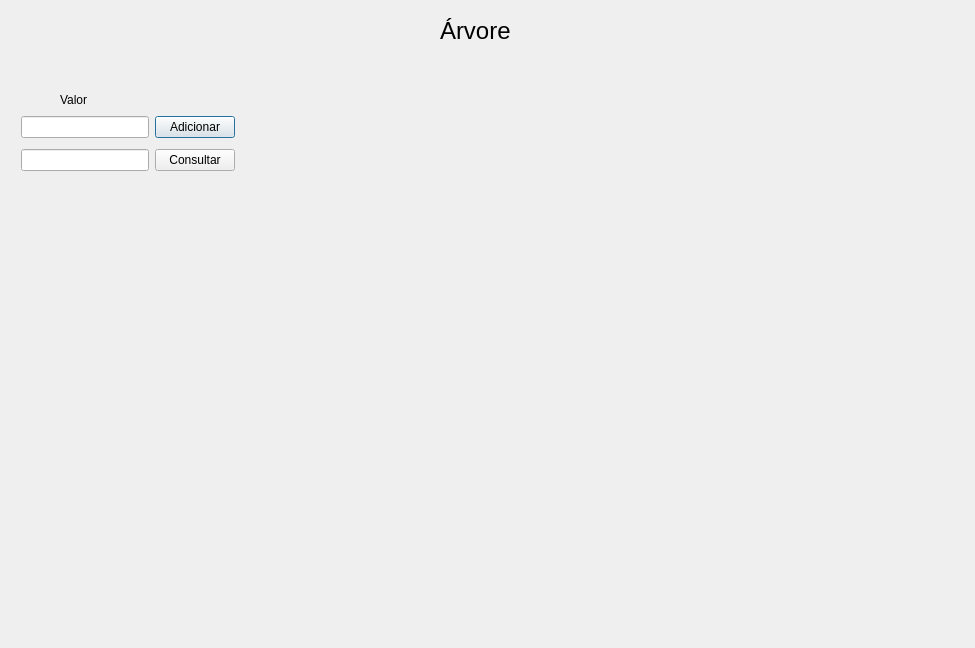
<?xml version="1.0" encoding="UTF-8"?>
<ui version="4.0">
 <class>Arvore</class>
 <widget class="QDialog" name="Arvore">
  <property name="geometry">
   <rect>
    <x>0</x>
    <y>0</y>
    <width>975</width>
    <height>648</height>
   </rect>
  </property>
  <property name="windowTitle">
   <string>Dialog</string>
  </property>
  <widget class="Line" name="line">
   <property name="geometry">
    <rect>
     <x>570</x>
     <y>80</y>
     <width>70</width>
     <height>3</height>
    </rect>
   </property>
   <property name="lineWidth">
    <number>0</number>
   </property>
   <property name="orientation">
    <enum>Qt::Horizontal</enum>
   </property>
  </widget>
  <widget class="Line" name="line_2">
   <property name="geometry">
    <rect>
     <x>570</x>
     <y>80</y>
     <width>3</width>
     <height>61</height>
    </rect>
   </property>
   <property name="lineWidth">
    <number>0</number>
   </property>
   <property name="orientation">
    <enum>Qt::Vertical</enum>
   </property>
  </widget>
  <widget class="Line" name="line_3">
   <property name="geometry">
    <rect>
     <x>570</x>
     <y>140</y>
     <width>70</width>
     <height>3</height>
    </rect>
   </property>
   <property name="lineWidth">
    <number>0</number>
   </property>
   <property name="orientation">
    <enum>Qt::Horizontal</enum>
   </property>
  </widget>
  <widget class="Line" name="line_4">
   <property name="geometry">
    <rect>
     <x>640</x>
     <y>80</y>
     <width>3</width>
     <height>61</height>
    </rect>
   </property>
   <property name="lineWidth">
    <number>0</number>
   </property>
   <property name="orientation">
    <enum>Qt::Vertical</enum>
   </property>
  </widget>
  <widget class="Line" name="line_5">
   <property name="geometry">
    <rect>
     <x>440</x>
     <y>190</y>
     <width>3</width>
     <height>61</height>
    </rect>
   </property>
   <property name="lineWidth">
    <number>0</number>
   </property>
   <property name="orientation">
    <enum>Qt::Vertical</enum>
   </property>
  </widget>
  <widget class="Line" name="line_6">
   <property name="geometry">
    <rect>
     <x>370</x>
     <y>250</y>
     <width>70</width>
     <height>3</height>
    </rect>
   </property>
   <property name="lineWidth">
    <number>0</number>
   </property>
   <property name="orientation">
    <enum>Qt::Horizontal</enum>
   </property>
  </widget>
  <widget class="Line" name="line_7">
   <property name="geometry">
    <rect>
     <x>370</x>
     <y>190</y>
     <width>3</width>
     <height>61</height>
    </rect>
   </property>
   <property name="lineWidth">
    <number>0</number>
   </property>
   <property name="orientation">
    <enum>Qt::Vertical</enum>
   </property>
  </widget>
  <widget class="Line" name="line_8">
   <property name="geometry">
    <rect>
     <x>370</x>
     <y>190</y>
     <width>70</width>
     <height>3</height>
    </rect>
   </property>
   <property name="lineWidth">
    <number>0</number>
   </property>
   <property name="orientation">
    <enum>Qt::Horizontal</enum>
   </property>
  </widget>
  <widget class="Line" name="line_10">
   <property name="geometry">
    <rect>
     <x>770</x>
     <y>190</y>
     <width>70</width>
     <height>3</height>
    </rect>
   </property>
   <property name="lineWidth">
    <number>0</number>
   </property>
   <property name="orientation">
    <enum>Qt::Horizontal</enum>
   </property>
  </widget>
  <widget class="Line" name="line_11">
   <property name="geometry">
    <rect>
     <x>770</x>
     <y>190</y>
     <width>3</width>
     <height>61</height>
    </rect>
   </property>
   <property name="lineWidth">
    <number>0</number>
   </property>
   <property name="orientation">
    <enum>Qt::Vertical</enum>
   </property>
  </widget>
  <widget class="Line" name="line_12">
   <property name="geometry">
    <rect>
     <x>840</x>
     <y>190</y>
     <width>3</width>
     <height>61</height>
    </rect>
   </property>
   <property name="lineWidth">
    <number>0</number>
   </property>
   <property name="orientation">
    <enum>Qt::Vertical</enum>
   </property>
  </widget>
  <widget class="Line" name="line_14">
   <property name="geometry">
    <rect>
     <x>770</x>
     <y>250</y>
     <width>70</width>
     <height>3</height>
    </rect>
   </property>
   <property name="lineWidth">
    <number>0</number>
   </property>
   <property name="orientation">
    <enum>Qt::Horizontal</enum>
   </property>
  </widget>
  <widget class="Line" name="line_15">
   <property name="geometry">
    <rect>
     <x>562</x>
     <y>140</y>
     <width>20</width>
     <height>50</height>
    </rect>
   </property>
   <property name="lineWidth">
    <number>0</number>
   </property>
   <property name="orientation">
    <enum>Qt::Vertical</enum>
   </property>
  </widget>
  <widget class="Line" name="line_16">
   <property name="geometry">
    <rect>
     <x>631</x>
     <y>140</y>
     <width>20</width>
     <height>50</height>
    </rect>
   </property>
   <property name="lineWidth">
    <number>0</number>
   </property>
   <property name="orientation">
    <enum>Qt::Vertical</enum>
   </property>
  </widget>
  <widget class="Line" name="line_13">
   <property name="geometry">
    <rect>
     <x>640</x>
     <y>190</y>
     <width>130</width>
     <height>3</height>
    </rect>
   </property>
   <property name="lineWidth">
    <number>0</number>
   </property>
   <property name="orientation">
    <enum>Qt::Horizontal</enum>
   </property>
  </widget>
  <widget class="Line" name="line_17">
   <property name="geometry">
    <rect>
     <x>870</x>
     <y>360</y>
     <width>70</width>
     <height>3</height>
    </rect>
   </property>
   <property name="lineWidth">
    <number>0</number>
   </property>
   <property name="orientation">
    <enum>Qt::Horizontal</enum>
   </property>
  </widget>
  <widget class="Line" name="line_18">
   <property name="geometry">
    <rect>
     <x>762</x>
     <y>250</y>
     <width>20</width>
     <height>50</height>
    </rect>
   </property>
   <property name="lineWidth">
    <number>0</number>
   </property>
   <property name="orientation">
    <enum>Qt::Vertical</enum>
   </property>
  </widget>
  <widget class="Line" name="line_19">
   <property name="geometry">
    <rect>
     <x>870</x>
     <y>300</y>
     <width>70</width>
     <height>3</height>
    </rect>
   </property>
   <property name="lineWidth">
    <number>0</number>
   </property>
   <property name="orientation">
    <enum>Qt::Horizontal</enum>
   </property>
  </widget>
  <widget class="Line" name="line_20">
   <property name="geometry">
    <rect>
     <x>840</x>
     <y>300</y>
     <width>30</width>
     <height>3</height>
    </rect>
   </property>
   <property name="lineWidth">
    <number>0</number>
   </property>
   <property name="orientation">
    <enum>Qt::Horizontal</enum>
   </property>
  </widget>
  <widget class="Line" name="line_21">
   <property name="geometry">
    <rect>
     <x>831</x>
     <y>250</y>
     <width>20</width>
     <height>50</height>
    </rect>
   </property>
   <property name="lineWidth">
    <number>0</number>
   </property>
   <property name="orientation">
    <enum>Qt::Vertical</enum>
   </property>
  </widget>
  <widget class="Line" name="line_22">
   <property name="geometry">
    <rect>
     <x>670</x>
     <y>300</y>
     <width>70</width>
     <height>3</height>
    </rect>
   </property>
   <property name="lineWidth">
    <number>0</number>
   </property>
   <property name="orientation">
    <enum>Qt::Horizontal</enum>
   </property>
  </widget>
  <widget class="Line" name="line_23">
   <property name="geometry">
    <rect>
     <x>940</x>
     <y>300</y>
     <width>3</width>
     <height>61</height>
    </rect>
   </property>
   <property name="lineWidth">
    <number>0</number>
   </property>
   <property name="orientation">
    <enum>Qt::Vertical</enum>
   </property>
  </widget>
  <widget class="Line" name="line_24">
   <property name="geometry">
    <rect>
     <x>670</x>
     <y>300</y>
     <width>3</width>
     <height>61</height>
    </rect>
   </property>
   <property name="lineWidth">
    <number>0</number>
   </property>
   <property name="orientation">
    <enum>Qt::Vertical</enum>
   </property>
  </widget>
  <widget class="Line" name="line_25">
   <property name="geometry">
    <rect>
     <x>740</x>
     <y>300</y>
     <width>30</width>
     <height>3</height>
    </rect>
   </property>
   <property name="lineWidth">
    <number>0</number>
   </property>
   <property name="orientation">
    <enum>Qt::Horizontal</enum>
   </property>
  </widget>
  <widget class="Line" name="line_26">
   <property name="geometry">
    <rect>
     <x>740</x>
     <y>300</y>
     <width>3</width>
     <height>61</height>
    </rect>
   </property>
   <property name="lineWidth">
    <number>0</number>
   </property>
   <property name="orientation">
    <enum>Qt::Vertical</enum>
   </property>
  </widget>
  <widget class="Line" name="line_27">
   <property name="geometry">
    <rect>
     <x>870</x>
     <y>300</y>
     <width>3</width>
     <height>61</height>
    </rect>
   </property>
   <property name="lineWidth">
    <number>0</number>
   </property>
   <property name="orientation">
    <enum>Qt::Vertical</enum>
   </property>
  </widget>
  <widget class="Line" name="line_28">
   <property name="geometry">
    <rect>
     <x>670</x>
     <y>360</y>
     <width>70</width>
     <height>3</height>
    </rect>
   </property>
   <property name="lineWidth">
    <number>0</number>
   </property>
   <property name="orientation">
    <enum>Qt::Horizontal</enum>
   </property>
  </widget>
  <widget class="Line" name="line_29">
   <property name="geometry">
    <rect>
     <x>440</x>
     <y>190</y>
     <width>130</width>
     <height>3</height>
    </rect>
   </property>
   <property name="lineWidth">
    <number>0</number>
   </property>
   <property name="orientation">
    <enum>Qt::Horizontal</enum>
   </property>
  </widget>
  <widget class="Line" name="line_30">
   <property name="geometry">
    <rect>
     <x>439</x>
     <y>300</y>
     <width>30</width>
     <height>3</height>
    </rect>
   </property>
   <property name="lineWidth">
    <number>0</number>
   </property>
   <property name="orientation">
    <enum>Qt::Horizontal</enum>
   </property>
  </widget>
  <widget class="Line" name="line_31">
   <property name="geometry">
    <rect>
     <x>539</x>
     <y>300</y>
     <width>3</width>
     <height>61</height>
    </rect>
   </property>
   <property name="lineWidth">
    <number>0</number>
   </property>
   <property name="orientation">
    <enum>Qt::Vertical</enum>
   </property>
  </widget>
  <widget class="Line" name="line_32">
   <property name="geometry">
    <rect>
     <x>269</x>
     <y>300</y>
     <width>3</width>
     <height>61</height>
    </rect>
   </property>
   <property name="lineWidth">
    <number>0</number>
   </property>
   <property name="orientation">
    <enum>Qt::Vertical</enum>
   </property>
  </widget>
  <widget class="Line" name="line_33">
   <property name="geometry">
    <rect>
     <x>269</x>
     <y>360</y>
     <width>70</width>
     <height>3</height>
    </rect>
   </property>
   <property name="lineWidth">
    <number>0</number>
   </property>
   <property name="orientation">
    <enum>Qt::Horizontal</enum>
   </property>
  </widget>
  <widget class="Line" name="line_34">
   <property name="geometry">
    <rect>
     <x>339</x>
     <y>300</y>
     <width>3</width>
     <height>61</height>
    </rect>
   </property>
   <property name="lineWidth">
    <number>0</number>
   </property>
   <property name="orientation">
    <enum>Qt::Vertical</enum>
   </property>
  </widget>
  <widget class="Line" name="line_35">
   <property name="geometry">
    <rect>
     <x>269</x>
     <y>300</y>
     <width>70</width>
     <height>3</height>
    </rect>
   </property>
   <property name="lineWidth">
    <number>0</number>
   </property>
   <property name="orientation">
    <enum>Qt::Horizontal</enum>
   </property>
  </widget>
  <widget class="Line" name="line_36">
   <property name="geometry">
    <rect>
     <x>469</x>
     <y>300</y>
     <width>70</width>
     <height>3</height>
    </rect>
   </property>
   <property name="lineWidth">
    <number>0</number>
   </property>
   <property name="orientation">
    <enum>Qt::Horizontal</enum>
   </property>
  </widget>
  <widget class="Line" name="line_37">
   <property name="geometry">
    <rect>
     <x>339</x>
     <y>300</y>
     <width>30</width>
     <height>3</height>
    </rect>
   </property>
   <property name="lineWidth">
    <number>0</number>
   </property>
   <property name="orientation">
    <enum>Qt::Horizontal</enum>
   </property>
  </widget>
  <widget class="Line" name="line_38">
   <property name="geometry">
    <rect>
     <x>469</x>
     <y>360</y>
     <width>70</width>
     <height>3</height>
    </rect>
   </property>
   <property name="lineWidth">
    <number>0</number>
   </property>
   <property name="orientation">
    <enum>Qt::Horizontal</enum>
   </property>
  </widget>
  <widget class="Line" name="line_39">
   <property name="geometry">
    <rect>
     <x>361</x>
     <y>250</y>
     <width>20</width>
     <height>50</height>
    </rect>
   </property>
   <property name="lineWidth">
    <number>0</number>
   </property>
   <property name="orientation">
    <enum>Qt::Vertical</enum>
   </property>
  </widget>
  <widget class="Line" name="line_40">
   <property name="geometry">
    <rect>
     <x>469</x>
     <y>300</y>
     <width>3</width>
     <height>61</height>
    </rect>
   </property>
   <property name="lineWidth">
    <number>0</number>
   </property>
   <property name="orientation">
    <enum>Qt::Vertical</enum>
   </property>
  </widget>
  <widget class="Line" name="line_41">
   <property name="geometry">
    <rect>
     <x>430</x>
     <y>250</y>
     <width>20</width>
     <height>50</height>
    </rect>
   </property>
   <property name="lineWidth">
    <number>0</number>
   </property>
   <property name="orientation">
    <enum>Qt::Vertical</enum>
   </property>
  </widget>
  <widget class="QLabel" name="lbl_pos2">
   <property name="geometry">
    <rect>
     <x>372</x>
     <y>210</y>
     <width>63</width>
     <height>20</height>
    </rect>
   </property>
   <property name="text">
    <string/>
   </property>
  </widget>
  <widget class="QLabel" name="lbl_pos1">
   <property name="geometry">
    <rect>
     <x>573</x>
     <y>100</y>
     <width>63</width>
     <height>20</height>
    </rect>
   </property>
   <property name="font">
    <font>
     <strikeout>false</strikeout>
    </font>
   </property>
   <property name="autoFillBackground">
    <bool>false</bool>
   </property>
   <property name="lineWidth">
    <number>1</number>
   </property>
   <property name="text">
    <string/>
   </property>
   <property name="wordWrap">
    <bool>false</bool>
   </property>
   <property name="openExternalLinks">
    <bool>false</bool>
   </property>
   <property name="buddy">
    <cstring></cstring>
   </property>
  </widget>
  <widget class="QLabel" name="lbl_pos4">
   <property name="geometry">
    <rect>
     <x>271</x>
     <y>319</y>
     <width>63</width>
     <height>20</height>
    </rect>
   </property>
   <property name="text">
    <string/>
   </property>
  </widget>
  <widget class="QLabel" name="lbl_pos5">
   <property name="geometry">
    <rect>
     <x>472</x>
     <y>320</y>
     <width>63</width>
     <height>20</height>
    </rect>
   </property>
   <property name="text">
    <string/>
   </property>
  </widget>
  <widget class="QLabel" name="lbl_pos6">
   <property name="geometry">
    <rect>
     <x>673</x>
     <y>320</y>
     <width>63</width>
     <height>20</height>
    </rect>
   </property>
   <property name="text">
    <string/>
   </property>
  </widget>
  <widget class="QLabel" name="lbl_pos7">
   <property name="geometry">
    <rect>
     <x>874</x>
     <y>320</y>
     <width>63</width>
     <height>20</height>
    </rect>
   </property>
   <property name="text">
    <string/>
   </property>
  </widget>
  <widget class="QLabel" name="lbl_pos3">
   <property name="geometry">
    <rect>
     <x>772</x>
     <y>210</y>
     <width>63</width>
     <height>20</height>
    </rect>
   </property>
   <property name="text">
    <string/>
   </property>
  </widget>
  <widget class="QLabel" name="label_9">
   <property name="geometry">
    <rect>
     <x>70</x>
     <y>530</y>
     <width>560</width>
     <height>100</height>
    </rect>
   </property>
   <property name="font">
    <font>
     <pointsize>14</pointsize>
    </font>
   </property>
   <property name="text">
    <string/>
   </property>
  </widget>
  <widget class="QLabel" name="label_2">
   <property name="geometry">
    <rect>
     <x>60</x>
     <y>90</y>
     <width>63</width>
     <height>20</height>
    </rect>
   </property>
   <property name="text">
    <string>Valor</string>
   </property>
  </widget>
  <widget class="QLabel" name="label">
   <property name="geometry">
    <rect>
     <x>380</x>
     <y>11</y>
     <width>147</width>
     <height>40</height>
    </rect>
   </property>
   <property name="font">
    <font>
     <pointsize>18</pointsize>
    </font>
   </property>
   <property name="text">
    <string>Árvore</string>
   </property>
   <property name="indent">
    <number>60</number>
   </property>
  </widget>
  <widget class="QWidget" name="">
   <property name="geometry">
    <rect>
     <x>21</x>
     <y>111</y>
     <width>214</width>
     <height>67</height>
    </rect>
   </property>
   <layout class="QGridLayout" name="gridLayout">
    <item row="0" column="0">
     <widget class="QLineEdit" name="txt_add"/>
    </item>
    <item row="0" column="1">
     <widget class="QPushButton" name="btn_add">
      <property name="text">
       <string>Adicionar</string>
      </property>
     </widget>
    </item>
    <item row="1" column="0">
     <widget class="QLineEdit" name="txt_consult"/>
    </item>
    <item row="1" column="1">
     <widget class="QPushButton" name="btn_consult">
      <property name="text">
       <string>Consultar</string>
      </property>
     </widget>
    </item>
   </layout>
  </widget>
 </widget>
 <resources/>
 <connections/>
</ui>
